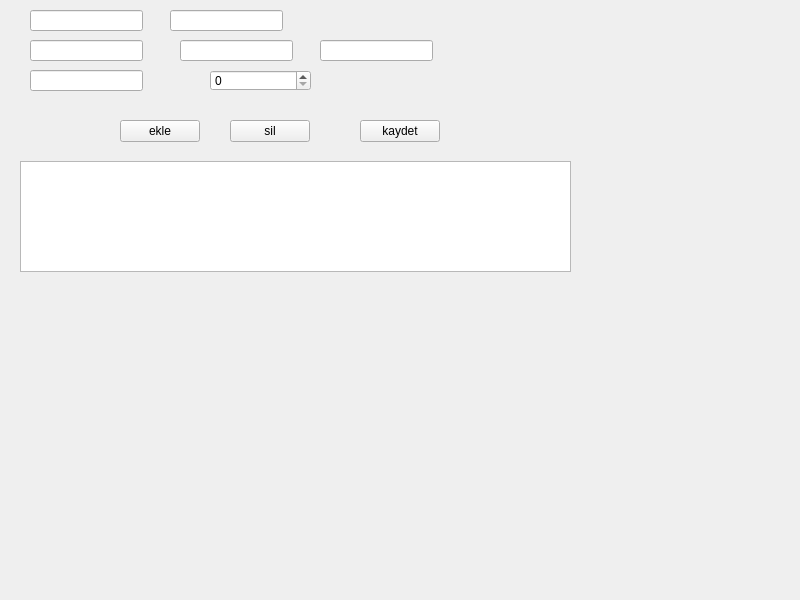
<?xml version="1.0" encoding="UTF-8"?>
<ui version="4.0">
 <class>Widget</class>
 <widget class="QWidget" name="Widget">
  <property name="geometry">
   <rect>
    <x>0</x>
    <y>0</y>
    <width>800</width>
    <height>600</height>
   </rect>
  </property>
  <property name="windowTitle">
   <string>Widget</string>
  </property>
  <widget class="QTableView" name="tableView">
   <property name="geometry">
    <rect>
     <x>20</x>
     <y>161</y>
     <width>551</width>
     <height>111</height>
    </rect>
   </property>
  </widget>
  <widget class="QPushButton" name="addButton">
   <property name="geometry">
    <rect>
     <x>120</x>
     <y>120</y>
     <width>80</width>
     <height>22</height>
    </rect>
   </property>
   <property name="text">
    <string>ekle</string>
   </property>
  </widget>
  <widget class="QPushButton" name="deleteButton">
   <property name="geometry">
    <rect>
     <x>230</x>
     <y>120</y>
     <width>80</width>
     <height>22</height>
    </rect>
   </property>
   <property name="text">
    <string>sil</string>
   </property>
  </widget>
  <widget class="QPushButton" name="submitButton">
   <property name="geometry">
    <rect>
     <x>360</x>
     <y>120</y>
     <width>80</width>
     <height>22</height>
    </rect>
   </property>
   <property name="text">
    <string>kaydet</string>
   </property>
  </widget>
  <widget class="QLineEdit" name="edIsbn">
   <property name="geometry">
    <rect>
     <x>30</x>
     <y>10</y>
     <width>113</width>
     <height>21</height>
    </rect>
   </property>
  </widget>
  <widget class="QLineEdit" name="edTitle">
   <property name="geometry">
    <rect>
     <x>30</x>
     <y>40</y>
     <width>113</width>
     <height>21</height>
    </rect>
   </property>
  </widget>
  <widget class="QLineEdit" name="edEdition">
   <property name="geometry">
    <rect>
     <x>30</x>
     <y>70</y>
     <width>113</width>
     <height>21</height>
    </rect>
   </property>
  </widget>
  <widget class="QLineEdit" name="edPublisher">
   <property name="geometry">
    <rect>
     <x>170</x>
     <y>10</y>
     <width>113</width>
     <height>21</height>
    </rect>
   </property>
  </widget>
  <widget class="QLineEdit" name="edCopyright">
   <property name="geometry">
    <rect>
     <x>180</x>
     <y>40</y>
     <width>113</width>
     <height>21</height>
    </rect>
   </property>
  </widget>
  <widget class="QLineEdit" name="edAuthors">
   <property name="geometry">
    <rect>
     <x>320</x>
     <y>40</y>
     <width>113</width>
     <height>21</height>
    </rect>
   </property>
  </widget>
  <widget class="QSpinBox" name="dspinPrice">
   <property name="geometry">
    <rect>
     <x>210</x>
     <y>70</y>
     <width>101</width>
     <height>21</height>
    </rect>
   </property>
  </widget>
 </widget>
 <resources/>
 <connections/>
</ui>
